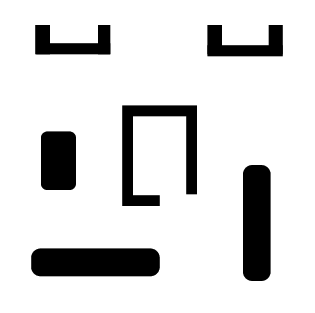
%> input picture maps/simple.png, 315 x 313 px
$ octave Main.m   (GNU Octave 9; MATLAB toolbox functions it lacks are replaced by stand-ins)
%> lines starting %> are read from the running program, lines starting %| are printed output that depends on the picture; in (x1, y1, x2, y2) boxes, pixels count from 0 and x2, y2 are one past the last pixel; in counts of white or black regions, pixels touching at a corner belong together; the program's own positions count from 1
### init_params.m
%% General Params
Debug_Mode = 0;
Gazebo_Sim = 0;
EliminateDoyToHighCost  = false;
EliminateDoToAge        = true;
EliminateDoToSimilarity = true;

%% Time and Counter Parameters
T_s = 0.02;                               % Time step
T_f = 100;                                % Final Time
T_b = 0;                                  % Break Time
Window_Size = 10;
Step_Counter = 0;
max_expected_size = round(T_f / T_s);
Run_Timer = zeros(max_expected_size,1);   % Time vector
T_k = Window_Size * T_s;                  % Window Time
t = linspace(0,2*pi,50);
Delta_t = 1;

%% Initial State
V = 0.25;
Omega = 4 * pi;
x_0 = .1;
x_dot_0 = V;
y_0 = .3;
y_dot_0 = V;
theta_0 = 0;
theta_dot_0 = Omega;
X0 = [x_0, x_dot_0, y_0, y_dot_0, theta_0, theta_dot_0]';

%% Init State Recorder Matrixes
X = X0 + zeros(length(X0), max_expected_size);
X_g = [1.5;1.6;0] + zeros(3, max_expected_size);
Xd0 = [X_g(1), x_dot_0, X_g(2), y_dot_0, X_g(3), theta_dot_0]';
Xd = Xd0 + zeros(length(X0), max_expected_size);
Dist2Goal = dist2goal([X(1,1), X(3,1)],X_g) + zeros(1, max_expected_size);
Xd_sim = zeros(length(X0), Window_Size) + Xd0;
Goal_Vector = zeros(2, max_expected_size);
Goal_Vector_sim = zeros(2, Window_Size);

%% Robot Parameters
Lidar_Range = 0.7;
m = 2;
Robot.m = m;
Robot.Lidar_Range = Lidar_Range;
Robot.X = X0;
Robot.Xd = X0;
Robot.Lidar_Range = -179:1:180;
Robot.Heading = theta_0;
Robot.R = .05;

Robot_Sim = Robot;
Robot_Sim.Window_Size = Window_Size;
Robot_Sim.Xd_sim = Xd_sim;

%% Fuzzy Network Parameters
Number_of_Rulls = 0;
Max_Number_of_Rulls = 70;
bell_size = 70;
bell_coff = 3;
sample = Robot.X;

Dist_MF_L2F = 30;
MF_Lidar_Angle = (0:Dist_MF_L2F:359)';

Num_MF_L2F = 360/Dist_MF_L2F;
Membership_Lidar = zeros(2*Dist_MF_L2F+1 , Num_MF_L2F);
MF_Lidar_ = zeros(Num_MF_L2F, 1);
MF_L2F(:,1) = gaussmf(-Dist_MF_L2F:Dist_MF_L2F , [(Dist_MF_L2F/4)/sqrt(-2*log(0.5)), 0]);
Lidar_Augmented = @(x) [x(end-Dist_MF_L2F:end,1); x; x(1:Dist_MF_L2F,1)];
Max_Lidar = sum(Lidar_Range * MF_L2F);
MF_Lidar = @(Points360) Lidar2Fuzzy(Points360, Lidar_Augmented, Membership_Lidar, MF_Lidar_, Dist_MF_L2F, Num_MF_L2F, MF_L2F, Max_Lidar);

MeanMat = [];
VariMat = [];
Var0 = 1.2;
W = [];
RulesNum = 0;
MF = @(X,M,S) gaussmf(X,[S, M]);
Phi_a = @(Antcs) Antcs/abs(sum(Antcs));
ElavFuz = @(W,Antcs) 180 * W' * Phi_a(Antcs);

temp_w = 0;
gamma = 0.65;
min_gamma = 0.2;
max_age = 250;
min_similarity = 0.6;
Cost = 0;
max_aloable_cost = 250;

gamma_0 = 0.9;
lambda = gamma_0 .^ (1:Window_Size)';
epsilon = 0.01;
gamma_RL = 0.9;
Gamma_RL = diag(gamma_RL.^(1:Window_Size));
alpha = 0.001;

%% Q_Fuzzy Network Parameters
Q_Dist_MF_L2F = 90;
Q_MF_Lidar_Angle = (0:Q_Dist_MF_L2F:359)';

Q_Num_MF_L2F = 360/Q_Dist_MF_L2F;
Q_Membership_Lidar = zeros(2*Q_Dist_MF_L2F+1 , Q_Num_MF_L2F);
Q_MF_Lidar_ = zeros(Q_Num_MF_L2F, 1);
Q_MF_L2F(:,1) = gaussmf(-Q_Dist_MF_L2F:Q_Dist_MF_L2F , [(Q_Dist_MF_L2F/4)/sqrt(-2*log(0.5)), 0]);
Q_Lidar_Augmented = @(x) [x(end-Q_Dist_MF_L2F:end,1); x; x(1:Q_Dist_MF_L2F,1)];
Q_Max_Lidar = sum(Lidar_Range * Q_MF_L2F);
Q_MF_Lidar = @(Points360) Lidar2Fuzzy(Points360, Q_Lidar_Augmented, Q_Membership_Lidar, Q_MF_Lidar_, Q_Dist_MF_L2F, Q_Num_MF_L2F, Q_MF_L2F, Q_Max_Lidar);
Q_RulesNum = (Q_Num_MF_L2F ^ 2);

% Q_FuzzySysInputs = [Q_Preference_MF;Goal_Direction/180;Robot.Heading/180];
Q_MeanMat = zeros(Q_Num_MF_L2F+2, Q_RulesNum);
Q_VariMat = ones(Q_RulesNum,1);
% Q_MeanMat(:,1) = linspace(-1,1,Q_RulesNum);
% Q_MeanMat = [-1
%
%                         ];
% Q_VariMat = ones(Q_RulesNum,1);
%

%% Environmental Parameters
if (Gazebo_Sim == 1)
    m2p = 20;
    Ros_Gazebo

else
    % Lidar_Range = 2;
    figure(1)
    subplot(2,3,[1,2,4,5])
    clf
    map_rgb = imread('maps/simple.png');
%> map_rgb is the input picture: size 313x315x3 uint8; min 0, max 255, mean 217.9
    % map_rgb = imread('maps/Room_map.png');
    % map_rgb = imread('maps/star_300.png');
    subplot(2,3,[1,2,4,5])
    map_bin = imbinarize(map_rgb, 0.95);
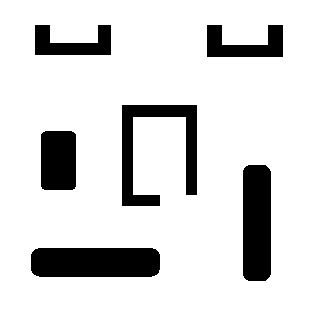
%> map_bin: size 313x315x3 logical; 84.9% white; 6 black regions, box (x1, y1, x2, y2) and area: (31, 248, 160, 277) 3664, (243, 165, 271, 281) 3192, (122, 105, 197, 206) 3034, (41, 131, 76, 190) 2041, (207, 25, 283, 57) 1512, (35, 25, 111, 55) 1416
    map = map_bin(:,:,1);
    map = transpose(map);
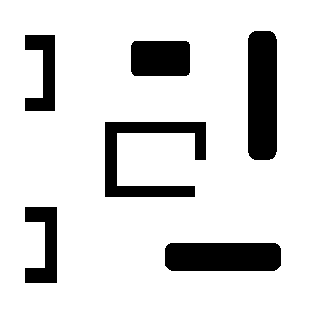
%> map: size 315x313 logical; 84.9% white; 6 black regions, box (x1, y1, x2, y2) and area: (248, 31, 277, 160) 3664, (165, 243, 281, 271) 3192, (105, 122, 206, 197) 3034, (131, 41, 190, 76) 2041, (25, 207, 57, 283) 1512, (25, 35, 55, 111) 1416
    s = size(map);
%> s = [315 313]
    map_local = map;
    map_wide = 3;
    m2p = round(s(1)/map_wide);
%> m2p = 105
    b = m2p * Robot.R * 0.9;
%> b = 4.73
    bb = b * Lidar_Range;
%> bb = 3.31
    c = Lidar_Range*m2p;
%> c = 73.5
    rl = floor(Lidar_Range * m2p);
%> rl = 73
    % map_frame = ones(2*l + s);
    % map_frame(l+1:l+s(1),l+1:l+s(2)) = map;

    hImage = imshow(map', 'InitialMagnification', 'fit');

    % Adjust transparency using 'AlphaData'
    alphaValue = 0.3; % Set transparency level (0 = fully transparent, 1 = fully opaque)
    set(hImage, 'AlphaData', alphaValue);

    hold on;
    startPoint = plot(m2p * X(1,1), m2p * X(3,1), 's', 'MarkerFaceColor', 'g', 'MarkerEdgeColor', 'g', 'MarkerSize', 20); % Green marker for start
    targetPoint = plot(m2p * X_g(1,1), m2p * X_g(2,1), 'p', 'MarkerFaceColor', 'r', 'MarkerSize', 40); % Red marker for goal
    lidar_circle = plot(c*sin(t)+(X(1,1)),c*cos(t)+X(3,1),':b','linewidth',0.8);
    delete(lidar_circle);
end

Points360 = zeros(360,1);
x = zeros(1,max_expected_size);
y = zeros(1,max_expected_size);
theta = zeros(1,max_expected_size);

FontSize = 36;

lidar_index = 360;
lidar_line(lidar_index) = line([0; 0.1], [0.1; 0.1], 'color', 'blue');
delete(lidar_line);
lw = 5;

% Get the size of the map
[rows, cols] = size(map);
%> rows = 315; cols = 313

% Define the rectangle around the map
rectangle('Position', [0.5, 0.5, rows, cols], 'EdgeColor', 'black', 'LineWidth', 5);

% Add title and axis labels
title(['Time: ', num2str(T_s * Step_Counter)], 'FontSize', FontSize, 'FontWeight', 'bold', 'FontName', 'Times New Roman', 'Color', 'black');
xlabel('X-axis (cm)', 'FontSize', FontSize, 'FontWeight', 'bold', 'FontName', 'Times New Roman', 'Color', 'black');
ylabel('Y-axis (cm)', 'FontSize', FontSize, 'FontWeight', 'bold', 'FontName', 'Times New Roman', 'Color', 'black');

% Adjust the axes to ensure ruler-like appearance
ax = gca; % Get current axes
ax.XGrid = 'on';
ax.YGrid = 'on';
ax.GridColor = 'black'; % Grid color
ax.GridAlpha = 1.0; % Grid transparency
ax.LineWidth = 1.5; % Grid line thickness
ax.GridLineStyle = '-'; % Dashed grid lines
ax.GridAlpha = 0.05; % Transparency of grid lines

% Enable axis ticks and labels
axis on;
set(ax, 'TickDir', 'out', 'FontSize', FontSize, 'FontWeight', 'bold'); % Customize tick appearance

% Add legend
legend([startPoint, targetPoint], {'Start Point', 'Target'}, 'FontSize', FontSize, 'Location', 'best');
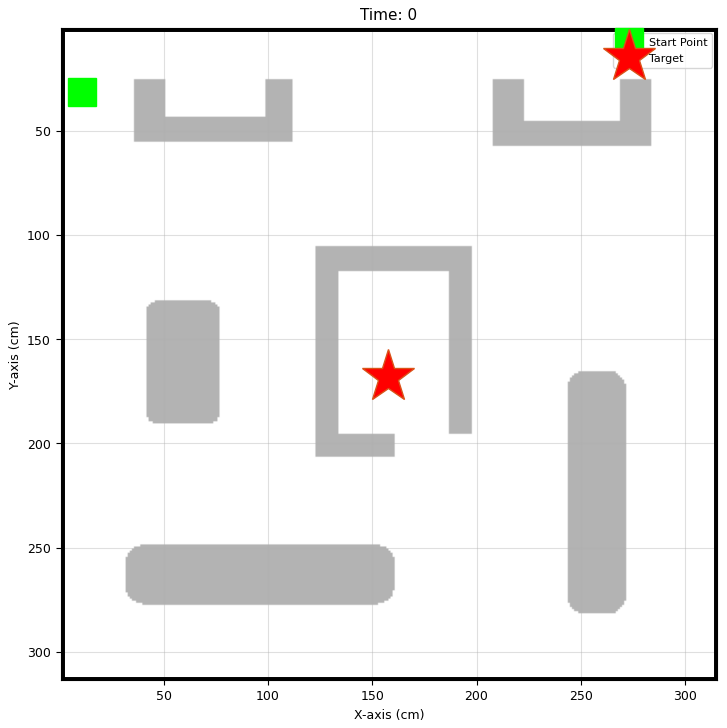
%> figure redrawn from the program's plot data

%% RL Parameters
Long_Memory_Experience.Window_Size = Window_Size;
%> the run ends on the next line
load FuzzySystemLongMemory
Params.Window_Size = Window_Size;
Params.T_s = T_s;
Params.Omega = Omega;
Params.m2p = m2p;
Params.lambda = lambda;
Params.MF_Lidar_Angle = MF_Lidar_Angle;
Params.Q_MF_Lidar_Angle = Q_MF_Lidar_Angle;
Params.Lidar_Range = Lidar_Range;
Params.map_local = map_local;
Params.MF_Lidar = MF_Lidar;
Params.Q_MF_Lidar = Q_MF_Lidar;
Params.MF = MF;
Params.ElavFuz = ElavFuz;
Params.Phi_a = Phi_a;
Params.epsilon = epsilon;
Params.Delta_t = Delta_t;
Params.gamma_RL = gamma_RL;
Params.Gamma_RL = Gamma_RL;
Params.alpha = alpha;
Params.R = Robot.R;
Params.gamma_0 = gamma_0;

### functions/dist2goal.m

function len = dist2goal(X,X_g)

    x = X(1);
    y = X(2);
    xg = X_g(1);
    yg = X_g(2);

    len = sqrt(((x-xg)^2)+((y-yg)^2));

end

### Main.m
%% initializing
clear; clf; clc; % close all;

init_params

$ run again, with maps/Room_map.png copied over maps/simple.png
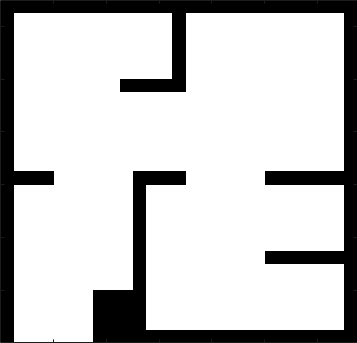
%> input picture maps/Room_map.png, 357 x 343 px
%> map_rgb is the input picture: size 343x357x3 uint8; min 0, max 255, mean 202
%> map_bin: size 343x357x3 logical; 79.1% white; 1 black region, box (x1, y1, x2, y2) and area: (0, 0, 357, 343) 25598
%> `map = transpose(map);`:
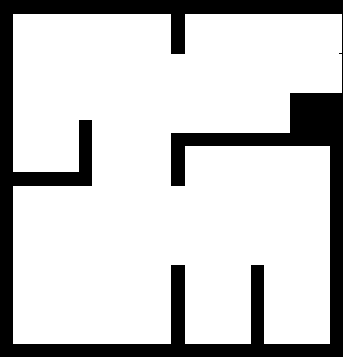
%> map: size 357x343 logical; 79.1% white; 1 black region, box (x1, y1, x2, y2) and area: (0, 0, 343, 357) 25598
%> `legend([startPoint, targetPoint], {'Start Point', 'Target'}, 'FontSize..`:
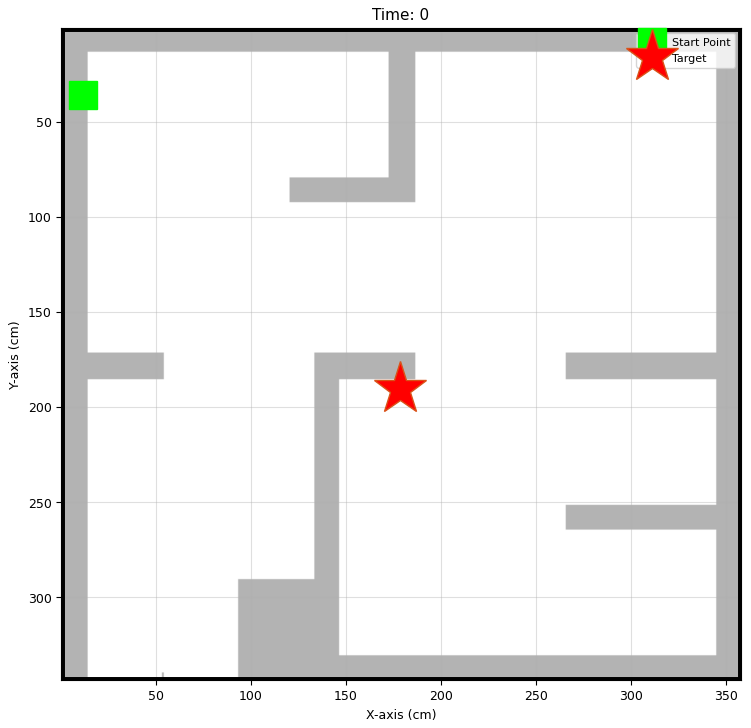
%> figure redrawn from the program's plot data

$ run again, with maps/map_t.png copied over maps/simple.png
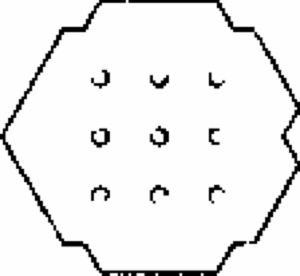
%> input picture maps/map_t.png, 300 x 276 px
%> map_rgb is the input picture: size 276x300x3 uint8; min 0, max 254, mean 238.5
%> `map_bin = imbinarize(map_rgb, 0.95);`:
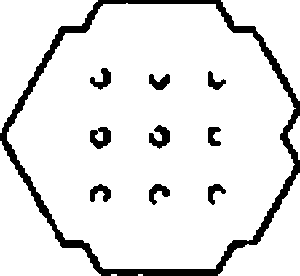
%> map_bin: size 276x300x3 logical; 90.2% white; 10 black regions, largest, box (x1, y1, x2, y2) and area: (0, 0, 300, 276) 6098, (90, 127, 111, 149) 298, (149, 125, 170, 149) 290
%> `legend([startPoint, targetPoint], {'Start Point', 'Target'}, 'FontSize..`:
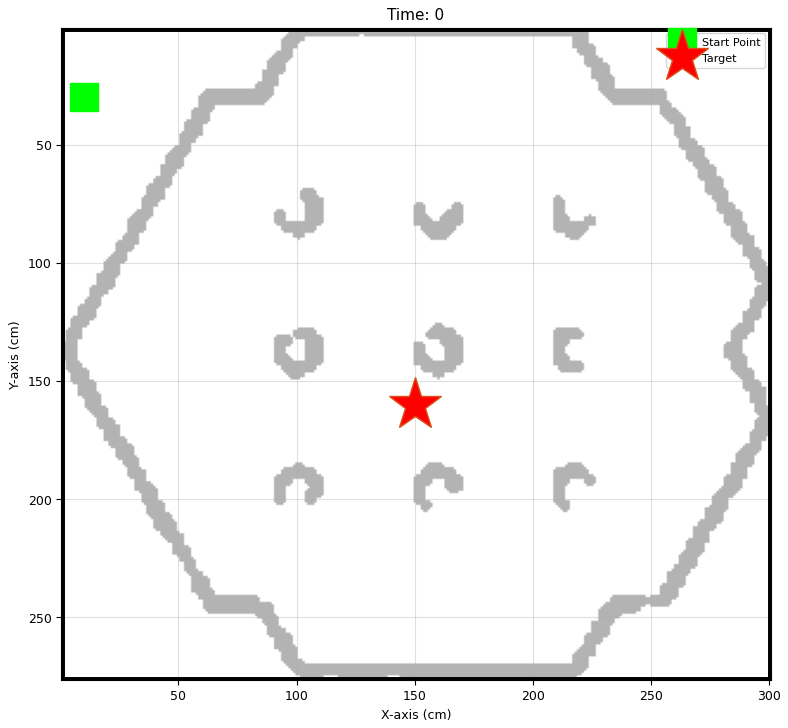
%> figure redrawn from the program's plot data
